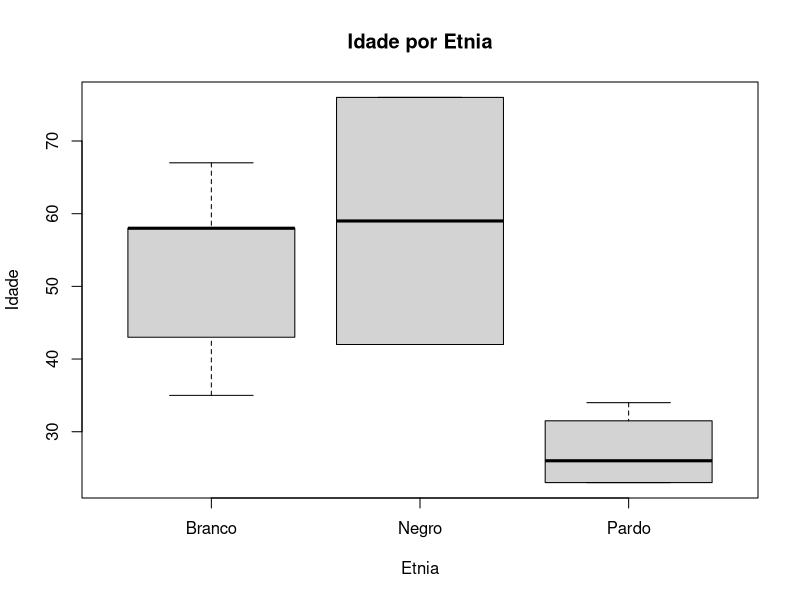

Generate this figure with R:
# Configurando o diretório de trabalho
setwd("C:/Users/gusta/DSA-Data-Science/Big Data Analytics com R e Microsoft Azure Machine Learning/Cap03")
getwd()

vec1 <- c("Macho", "Femea", "Femea", "Macho", "Macho")
vec1
fac_vec1 <- factor(vec1)
fac_vec1
class(vec1)
class(fac_vec1)

# Variáveis categoricas nominais -> não existe uma ordem implícita
animais <- c("Zebra", "Pantera", "Rinoceronte", "Macaco", "Tigre")
animais
class(animais)
fac_animais <- factor(animais)
fac_animais
class(fac_animais)
levels(fac_animais)

# Variáveis categóricas ordinais -> possuem uma ordem natural
graduacao <- c("Mestrado", "Doutorado", "Bacharelado", "Mestrado", "Mestrado")
graduacao
fac_graduacao <- factor(graduacao, order = TRUE, levels = c("Doutorado", "Mestrado", "Bacharelado"))
fac_graduacao
levels(fac_graduacao)

# Sumarizar os dados fornece uma visão geral dos dados
summary(fac_graduacao)
summary(graduacao)

vec2 <- c("M", "F", "F", "M", "M", "M", "F", "F", "M", "M", "M", "F", "F", "M", "M")
vec2
fac_vec2 = factor(vec2)
fac_vec2
levels(fac_vec2) <- c("Femea", "Macho")
fac_vec2
summary(fac_vec2)
summary(vec2)

data = c(1,2,2,3,1,2,3,3,1,2,3,3,1)
fdata = factor(data)
fdata

rdata = factor(data, labels = c("I", "II", "III"))
rdata

# Fatores não ordenados
set1 <- c("AA", "B", "BA", "CC", "CA", "AA", "BA", "CC", "CC")
set1

f.set1 <- factor(set1)
f.set1
class(f.set1)
is.ordered(f.set1)

# Forçando ordenamento no factor
o.set1 <- factor(   
                set1,
                levels = c("CA", "BA", "AA", "CC", "B"),
                ordered = TRUE
                )
o.set1
is.ordered(o.set1)
as.numeric(o.set1)
table(o.set1)

df_etnias <- read.csv2("etnias.csv", sep = ",")
View(df_etnias)

# Verificar tipos das variáveis do dataframe
str(df_etnias)

# Variável original (antes da transformação)
levels(df_etnias$Etnia) # será NULL porque não é um factor
summary(df_etnias$Etnia)

# Criar um factor
df_etnias$Etnia <- as.factor(df_etnias$Etnia)
levels(df_etnias$Etnia)
summary(df_etnias$Etnia)

# realizar plot de dados
boxplot(df_etnias$Idade ~ df_etnias$Etnia, xlab = "Etnia", ylab = "Idade", main = "Idade por Etnia")

# Realizar um regressão linear
summary(lm(Idade ~ Etnia, data = df_etnias))

# Converter uma coluna em variável categórica, criando um factor não ordenado
df_etnias
str(df_etnias)
df_etnias$Estado_Civil.cat <- factor(df_etnias$Estado_Civil, labels = c("Solteiro", "Casado", "Divorciado"))
df_etnias
str(df_etnias)
